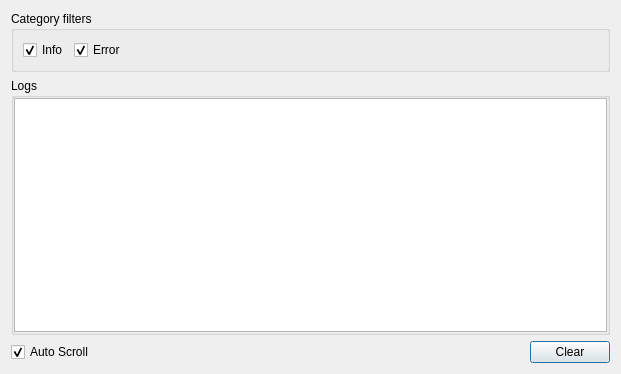
<?xml version="1.0" encoding="UTF-8"?>
<ui version="4.0">
 <class>ErrorLogDialog</class>
 <widget class="QDialog" name="ErrorLogDialog">
  <property name="geometry">
   <rect>
    <x>0</x>
    <y>0</y>
    <width>621</width>
    <height>374</height>
   </rect>
  </property>
  <property name="windowTitle">
   <string>Logs</string>
  </property>
  <layout class="QVBoxLayout" name="verticalLayout" stretch="0,1,0">
   <item>
    <widget class="QGroupBox" name="grpBoxFilter">
     <property name="title">
      <string>Category filters</string>
     </property>
     <layout class="QHBoxLayout" name="horizontalLayout_3">
      <item>
       <widget class="QCheckBox" name="checkInfo">
        <property name="text">
         <string>Info</string>
        </property>
        <property name="checked">
         <bool>true</bool>
        </property>
       </widget>
      </item>
      <item>
       <widget class="QCheckBox" name="checkError">
        <property name="text">
         <string>Error</string>
        </property>
        <property name="checked">
         <bool>true</bool>
        </property>
       </widget>
      </item>
      <item>
       <spacer name="horizontalSpacer_2">
        <property name="orientation">
         <enum>Qt::Horizontal</enum>
        </property>
        <property name="sizeHint" stdset="0">
         <size>
          <width>40</width>
          <height>20</height>
         </size>
        </property>
       </spacer>
      </item>
     </layout>
    </widget>
   </item>
   <item>
    <widget class="QGroupBox" name="grpBoxLogs">
     <property name="title">
      <string>Logs</string>
     </property>
     <layout class="QHBoxLayout" name="horizontalLayout_2" stretch="0">
      <property name="spacing">
       <number>0</number>
      </property>
      <property name="leftMargin">
       <number>0</number>
      </property>
      <property name="topMargin">
       <number>0</number>
      </property>
      <property name="rightMargin">
       <number>0</number>
      </property>
      <property name="bottomMargin">
       <number>0</number>
      </property>
      <item>
       <widget class="QListView" name="listError"/>
      </item>
     </layout>
    </widget>
   </item>
   <item>
    <layout class="QHBoxLayout" name="horizontalLayout">
     <item>
      <widget class="QCheckBox" name="checkAutoScroll">
       <property name="text">
        <string>Auto Scroll</string>
       </property>
       <property name="checked">
        <bool>true</bool>
       </property>
      </widget>
     </item>
     <item>
      <spacer name="horizontalSpacer">
       <property name="orientation">
        <enum>Qt::Horizontal</enum>
       </property>
       <property name="sizeHint" stdset="0">
        <size>
         <width>40</width>
         <height>20</height>
        </size>
       </property>
      </spacer>
     </item>
     <item>
      <widget class="QPushButton" name="pushClear">
       <property name="text">
        <string>Clear</string>
       </property>
      </widget>
     </item>
    </layout>
   </item>
  </layout>
 </widget>
 <resources/>
 <connections/>
</ui>
